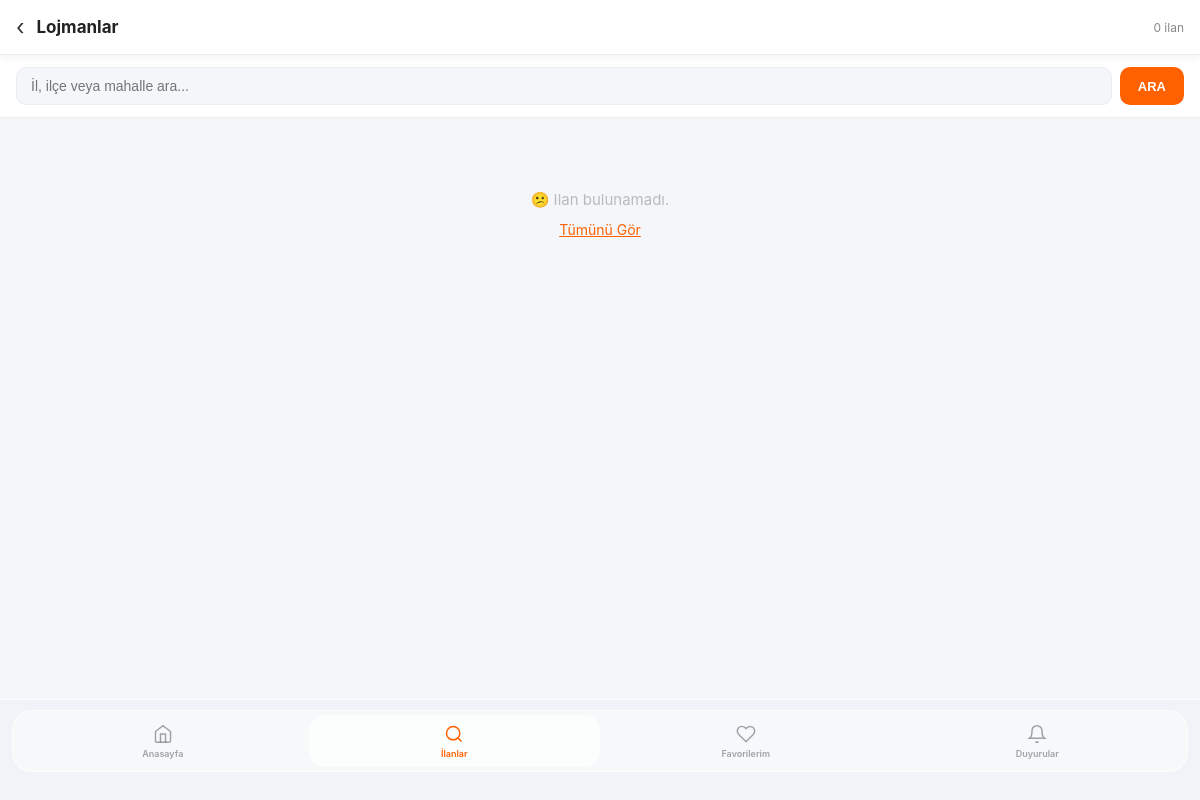
Page /ilanlar/ (signed in) on the earlier database version.
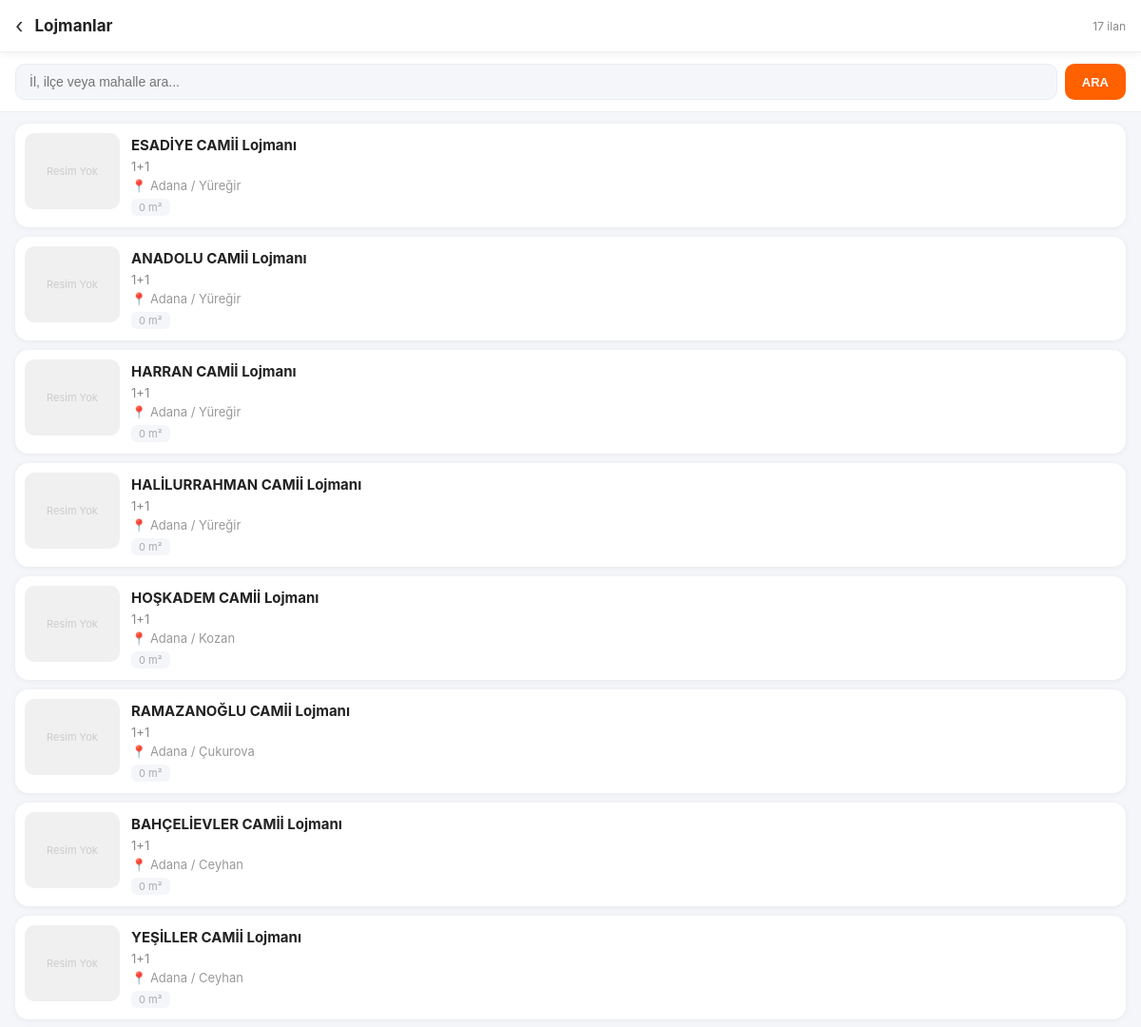
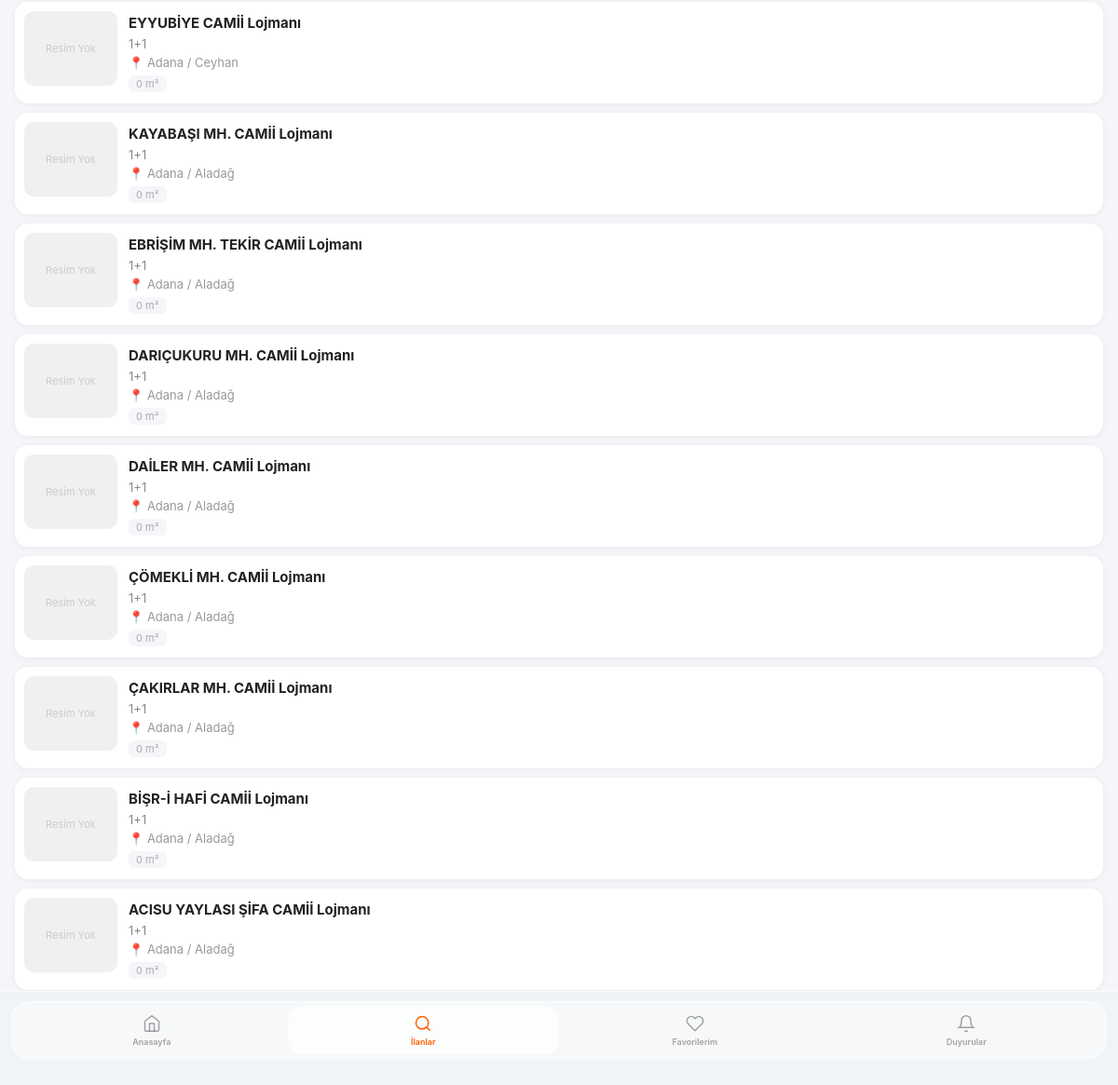
Same page on the later database version (2 pictures, top to bottom).
### ilanlar/models.py (models this page shows, shortened)
class Ilan(models.Model):
    ISITMA_SECENEKLERI = [
        ('dogalgaz', 'Doğalgaz'),
        ('kombi', 'Kombi'),
        ('merkezi', 'Merkezi'),
        ('klima', 'Klima'),
        ('soba', 'Soba'),
    ]
    kullanici = models.ForeignKey(User, on_delete=models.CASCADE, null=True, blank=True)
    baslik = models.CharField(max_length=200)
    aciklama = models.TextField(blank=True)  # kısa özet
    konum = models.CharField(max_length=200)
    oda_sayisi = models.CharField(max_length=10, default='1+1')
    kat = models.IntegerField(default=0)
    metrekare = models.IntegerField(default=0)
    bina_yasi = models.IntegerField(default=0)
    banyo = models.IntegerField(default=1)
    balkon = models.BooleanField(default=False)
    asansor = models.BooleanField(default=False)
    site_icinde = models.BooleanField(default=False)
    site_aidati = models.IntegerField(default=0)
    isitma = models.CharField(max_length=20, choices=ISITMA_SECENEKLERI, default='dogalgaz')
    tarih = models.DateTimeField(auto_now_add=True)
    onaylandi = models.BooleanField(default=False)

### ilanlar/views.py (the view)
# urls.py: path('ilanlar/', views.tum_ilanlar, name='ilanlar'),
def tum_ilanlar(request):
    if not request.user.is_authenticated:
        return redirect('giris')
    arama = request.GET.get('arama', '')
    ilanlar = Ilan.objects.filter(onaylandi=True).order_by('-tarih')
    if arama:
        ilanlar = ilanlar.filter(konum__icontains=arama) | ilanlar.filter(baslik__icontains=arama)
    return render(request, 'ilanlar.html', {'ilanlar': ilanlar, 'arama': arama})

### ilanlar/templates/ilanlar.html (shortened to what this page needs)
<!DOCTYPE html>
<html>
<head>
</head>
<body>
<div class="header">
    <a href="/" class="header-geri">‹</a>
    <h1>Lojmanlar</h1>
    <span class="header-sayi">{{ ilanlar|length }} ilan</span>
</div>
<div class="arama">
    <form method="get" action="/ilanlar/">
        <div class="arama-ic">
            <input type="text" name="arama" placeholder="İl, ilçe veya mahalle ara..." value="{{ arama }}">
            <button type="submit">ARA</button>
        </div>
    </form>
</div>
<div class="liste">
    {% if ilanlar %}
        {% for ilan in ilanlar %}
        <a href="/ilan/{{ ilan.id }}/" class="ilan-satir">
            {% with ilk=ilan.medyalar.first %}
            {% if ilk %}
                <img class="ilan-satir-resim" src="{{ ilk.dosya.url }}" alt="{{ ilan.baslik }}">
            {% else %}
                <div class="ilan-satir-resim-yok">Resim Yok</div>
            {% endif %}
            {% endwith %}
            <div class="ilan-satir-bilgi">
                <div class="ilan-satir-baslik">{{ ilan.baslik }}</div>
                <div class="ilan-satir-detay">{{ ilan.oda_sayisi }}</div>
                <div class="ilan-satir-konum">📍 {{ ilan.konum }}</div>
                <div class="ilan-satir-alt">
                    <span class="ilan-satir-metrekare">{{ ilan.metrekare }} m²</span>
                </div>
            </div>
        </a>
        {% endfor %}
    {% else %}
        <div class="bos">
            <p>😕 Ilan bulunamadı.</p>
            <a href="/ilanlar/" style="color:#FF6000;font-size:14px;">Tümünü Gör</a>
        </div>
    {% endif %}
</div>
<div class="bnav-wrap">
  <div class="bnav-inner">
    <a href="/" class="bnav-item">
      <svg viewBox="0 0 24 24" fill="none" stroke="currentColor" stroke-width="1.8"><path d="M3 9l9-7 9 7v11a2 2 0 0 1-2 2H5a2 2 0 0 1-2-2z"/><polyline points="9 22 9 12 15 12 15 22"/></svg>
      Anasayfa
    </a>
    <a href="/ilanlar/" class="bnav-item active">
      <svg viewBox="0 0 24 24" fill="none" stroke="currentColor" stroke-width="1.8"><circle cx="11" cy="11" r="8"/><line x1="21" y1="21" x2="16.65" y2="16.65"/></svg>
      İlanlar
    </a>
    <a href="/favoriler/" class="bnav-item">
      <svg viewBox="0 0 24 24" fill="none" stroke="currentColor" stroke-width="1.8"><path d="M20.84 4.61a5.5 5.5 0 0 0-7.78 0L12 5.67l-1.06-1.06a5.5 5.5 0 0 0-7.78 7.78l1.06 1.06L12 21.23l7.78-7.78 1.06-1.06a5.5 5.5 0 0 0 0-7.78z"/></svg>
      Favorilerim
    </a>
    <a href="/duyurular/" class="bnav-item">
      <svg viewBox="0 0 24 24" fill="none" stroke="currentColor" stroke-width="1.8"><path d="M18 8A6 6 0 0 0 6 8c0 7-3 9-3 9h18s-3-2-3-9"/><path d="M13.73 21a2 2 0 0 1-3.46 0"/></svg>
      Duyurular
    </a>
  </div>
</div>
</body>
</html>

Differences in the rows shown:
added Ilan: baslik "ESADİYE CAMİİ Lojmanı", oda_sayisi "1+1", konum "Adana / Yüreğir", metrekare "0"
added Ilan: baslik "ANADOLU CAMİİ Lojmanı", oda_sayisi "1+1", konum "Adana / Yüreğir", metrekare "0"
added Ilan: baslik "HARRAN CAMİİ Lojmanı", oda_sayisi "1+1", konum "Adana / Yüreğir", metrekare "0"
added Ilan: baslik "HALİLURRAHMAN CAMİİ Lojmanı", oda_sayisi "1+1", konum "Adana / Yüreğir", metrekare "0"
added Ilan: baslik "HOŞKADEM CAMİİ Lojmanı", oda_sayisi "1+1", konum "Adana / Kozan", metrekare "0"
added Ilan: baslik "RAMAZANOĞLU CAMİİ Lojmanı", oda_sayisi "1+1", konum "Adana / Çukurova", metrekare "0"
added Ilan: baslik "BAHÇELİEVLER CAMİİ Lojmanı", oda_sayisi "1+1", konum "Adana / Ceyhan", metrekare "0"
added Ilan: baslik "YEŞİLLER CAMİİ Lojmanı", oda_sayisi "1+1", konum "Adana / Ceyhan", metrekare "0"
added Ilan: baslik "EYYUBİYE CAMİİ Lojmanı", oda_sayisi "1+1", konum "Adana / Ceyhan", metrekare "0"
added Ilan: baslik "KAYABAŞI MH. CAMİİ Lojmanı", oda_sayisi "1+1", konum "Adana / Aladağ", metrekare "0"
added Ilan: baslik "EBRİŞİM MH. TEKİR CAMİİ Lojmanı", oda_sayisi "1+1", konum "Adana / Aladağ", metrekare "0"
added Ilan: baslik "DARIÇUKURU MH. CAMİİ Lojmanı", oda_sayisi "1+1", konum "Adana / Aladağ", metrekare "0"
added Ilan: baslik "DAİLER MH. CAMİİ Lojmanı", oda_sayisi "1+1", konum "Adana / Aladağ", metrekare "0"
added Ilan: baslik "ÇÖMEKLİ MH. CAMİİ Lojmanı", oda_sayisi "1+1", konum "Adana / Aladağ", metrekare "0"
added Ilan: baslik "ÇAKIRLAR MH. CAMİİ Lojmanı", oda_sayisi "1+1", konum "Adana / Aladağ", metrekare "0"
added Ilan: baslik "BİŞR-İ HAFİ CAMİİ Lojmanı", oda_sayisi "1+1", konum "Adana / Aladağ", metrekare "0"
added Ilan: baslik "ACISU YAYLASI ŞİFA CAMİİ Lojmanı", oda_sayisi "1+1", konum "Adana / Aladağ", metrekare "0"
Other differences:
{{ ilanlar|length }}: "0" → "17"
text no longer shown: "😕 Ilan bulunamadı. Tümünü Gör"
